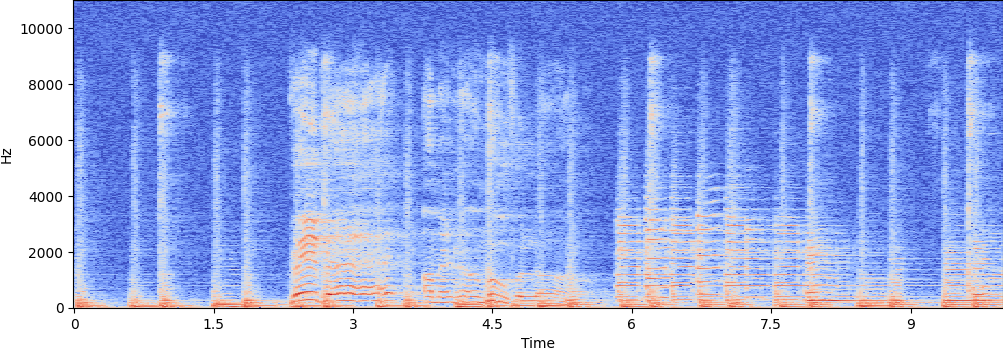
#> input picture 99_Studyfile/03_Output/STFT_0_10_aug_noise.png, 1003 x 351 px; its folder holds only this picture in this run
$ jupyter execute 09_GTZAN_Dataset_Image.ipynb   (older library calls are emulated)
#> lines starting #> are read from the running program, lines starting #| are printed output that depends on the picture
#> further down, img is the input picture: PIL image 1003x351 RGBA; mean R, G, B, A 153.1, 171.7, 233.4, 255
#### GTZAN Dataset Image 프로세싱 - 비율 유지하고 리사이즈 작업 진행하기

[cell 1]
from PIL import Image
import glob
import os

[cell 2]
def expend2squere(pil_image, background_color):
#> called with background_color = (0, 0, 0)
    width, height = pil_image.size
#> width = 1003; height = 351

    if width == height :
        return pil_image

    elif width > height :
        result = Image.new(pil_image.mode, (width,width), background_color)
        result.paste(pil_image, (0,(width - height) // 2))
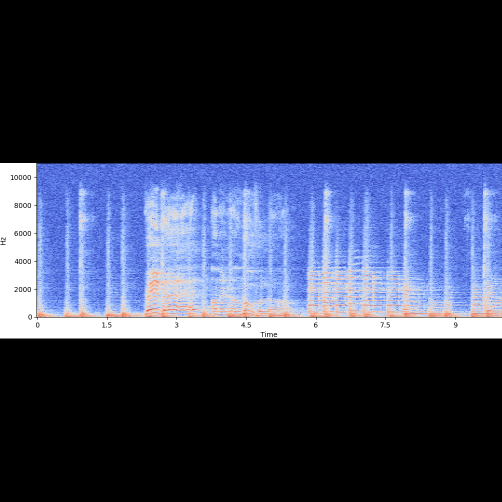
#> result: PIL image 1003x1003 RGBA (shown at 1/2 size); mean R, G, B, A 53.6, 60.1, 81.7, 255
        return result

    else :
        result = Image.new(pil_image.mode, (height,height), background_color)
        result.paste(pil_image, (height - width)// 2, 0)
        return result

def resize_with_padding(pil_image, new_size, background_color):
    img = expend2squere(pil_image, background_color)
    img = img.resize((new_size[0], new_size[1]),Image.ANTIALIAS)
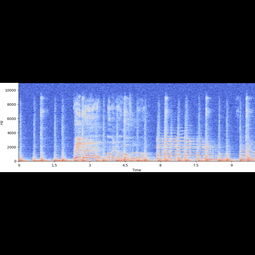
#> img: PIL image 255x255 RGBA; mean R, G, B, A 53.6, 60, 81.6, 255

    return img

image_path_list = glob.glob(os.path.join('../99_Studyfile/03_Output/','*.png'))

for i,  img_path in enumerate(image_path_list):
    print(img_path)
    img = Image.open(img_path)
    img_new =resize_with_padding(img, (255,255), (0,0,0))

    save_file_name = f'../99_Studyfile/03_Output/resize/{str(i).zfill(4)}_resize_img.png'
    img_new.save(save_file_name,'png')

$ run again, on 99_Studyfile/03_Output/mel_spec_0-10_aug_stretched.png
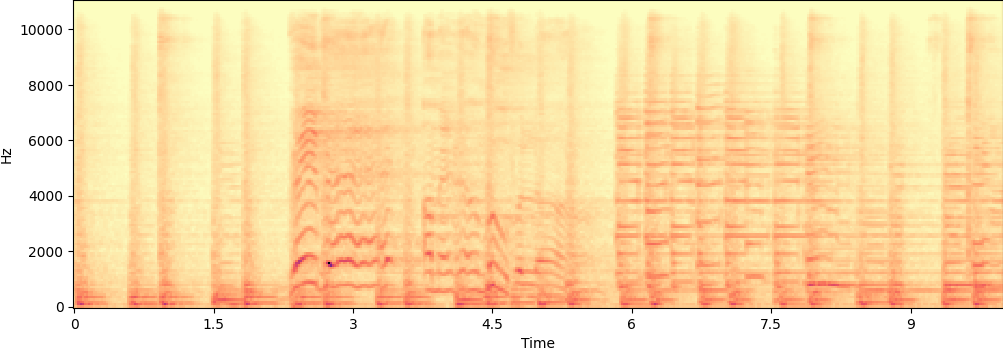
#> input picture 99_Studyfile/03_Output/mel_spec_0-10_aug_stretched.png, 1003 x 351 px
#> img is the input picture: PIL image 1003x351 RGBA; mean R, G, B, A 250.9, 221.8, 173, 255
#> in expend2squere, `result.paste(pil_image, (0,(width - height) // 2))`:
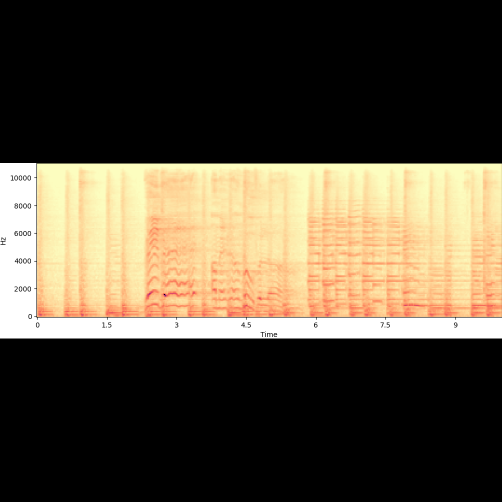
#> result: PIL image 1003x1003 RGBA (shown at 1/2 size); mean R, G, B, A 87.8, 77.6, 60.5, 255
#> in resize_with_padding, `img = img.resize((new_size[0], new_size[1]),Image.ANTIALIAS)`:
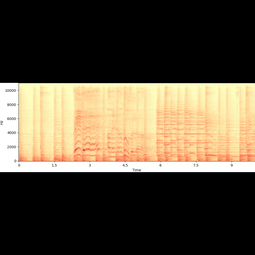
#> img: PIL image 255x255 RGBA; mean R, G, B, A 87.7, 77.6, 60.5, 255

$ run again, on 99_Studyfile/03_Output/mel_spec_0_10.png
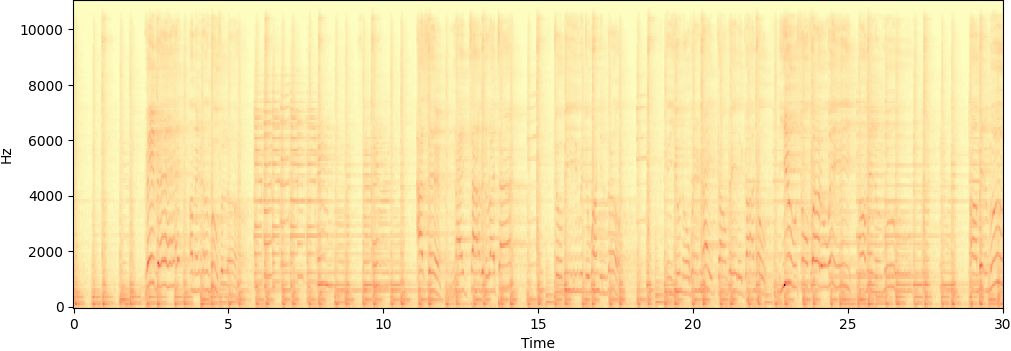
#> input picture 99_Studyfile/03_Output/mel_spec_0_10.png, 1011 x 351 px
#> img is the input picture: PIL image 1011x351 RGBA; mean R, G, B, A 250.5, 230.4, 180.8, 255
#> in expend2squere, `result.paste(pil_image, (0,(width - height) // 2))`:
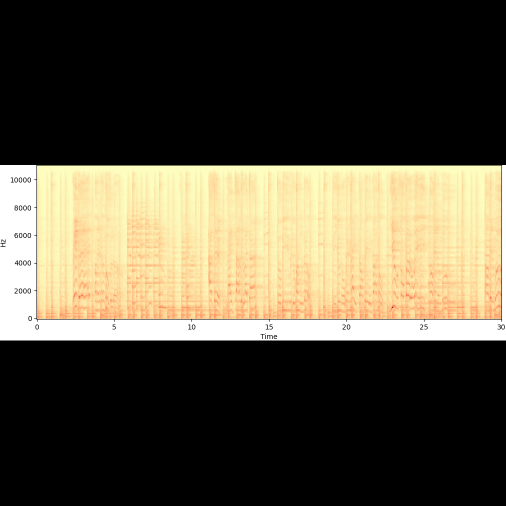
#> result: PIL image 1011x1011 RGBA (shown at 1/2 size); mean R, G, B, A 87, 80, 62.8, 255
#> in resize_with_padding, `img = img.resize((new_size[0], new_size[1]),Image.ANTIALIAS)`:
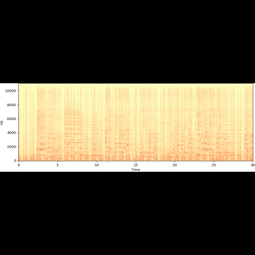
#> img: PIL image 255x255 RGBA; mean R, G, B, A 86.9, 79.9, 62.7, 255
